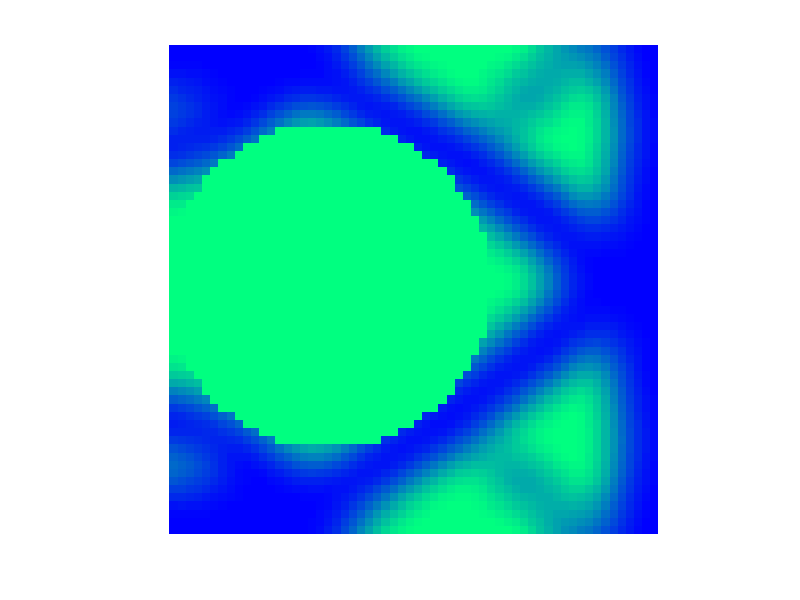

Reproduce this figure in MATLAB.
%%%% AN 88 LINE TOPOLOGY OPTIMIZATION CODE Nov, 2010 %%%%
nelx=60; nely=60; volfrac=0.4; penal=3;  rmin=6; ft=2; 
%% MATERIAL PROPERTIES FGM
nu = 0.3;
E0=zeros(nely, nelx); % for the FGM function
Emin=repmat(0.001, nely, nelx); % as a dummy Stiffness
E1=1; % Define the Youngs modulus of material 1
E2=1; % define the Youngs modulus of Material2
VF_alp=1; % Power for the volume fraction
%Define the properties of the FGM material via defining volume fraction
for elx=1:nelx
    for ely=1:nely 
        %E1 is towards the left and E2 is assigned to the right
        %Uncomment for the above variation
        E0(ely, elx)=E1+(E2-E1)*(((elx-1)/nelx)^VF_alp); % define the volume fraction[(ely-1)/nely)         
        %E1 is assignes to the top and E2 is assigned to the bottom 
        %Uncomment for the above variation
       % E0(ely, elx)=E1+(E2-E1)*(((ely-1)/nely)^VF_alp); % define the volume fraction[(ely-1)/nely)]
    end   
end
E0(:, nelx)=E2; % for the first condition
%E0(nely, :)=E2; % for the second condition 
% adjusting a bit for the volume fraction (otherwise, the last element wil be little less than E2)

%% PREPARE FINITE ELEMENT ANALYSIS
A11 = [12  3 -6 -3;  3 12  3  0; -6  3 12 -3; -3  0 -3 12];
A12 = [-6 -3  0  3; -3 -6 -3 -6;  0 -3 -6  3;  3 -6  3 -6];
B11 = [-4  3 -2  9;  3 -4 -9  4; -2 -9 -4 -3;  9  4 -3 -4];
B12 = [ 2 -3  4 -9; -3  2  9 -2;  4  9  2  3; -9 -2  3  2];
KE = 1/(1-nu^2)/24*([A11 A12;A12' A11]+nu*[B11 B12;B12' B11]); % note than nu here is kept constant
%%%%%%This nu value is constant only under the assumption that E is much
%%%%%%higher than the nu value. If E value is close to 10, nu will have the
%%%%%%effects and that needs to be added as a matrix as well. 
nodenrs = reshape(1:(1+nelx)*(1+nely),1+nely,1+nelx);
edofVec = reshape(2*nodenrs(1:end-1,1:end-1)+1,nelx*nely,1);
edofMat = repmat(edofVec,1,8)+repmat([0 1 2*nely+[2 3 0 1] -2 -1],nelx*nely,1);
iK = reshape(kron(edofMat,ones(8,1))',64*nelx*nely,1);
jK = reshape(kron(edofMat,ones(1,8))',64*nelx*nely,1);
% DEFINE LOADS AND SUPPORTS (cantilever beam)
F = sparse([2*(nely+1)*nelx+2, 2*(nely+1)*(nelx+1)], [1,2], [1, -1], 2*(nely+1)*(nelx+1), 2); 
U = zeros(2*(nely+1)*(nelx+1),2);
fixeddofs =[1:2*nely+1]; 
alldofs = [1:2*(nely+1)*(nelx+1)];
freedofs = setdiff(alldofs,fixeddofs);
%% PREPARE FILTER
iH = ones(nelx*nely*(2*(ceil(rmin)-1)+1)^2,1);
jH = ones(size(iH));
sH = zeros(size(iH));
k = 0;
for i1 = 1:nelx
  for j1 = 1:nely
    e1 = (i1-1)*nely+j1;
    for i2 = max(i1-(ceil(rmin)-1),1):min(i1+(ceil(rmin)-1),nelx)
      for j2 = max(j1-(ceil(rmin)-1),1):min(j1+(ceil(rmin)-1),nely)
        e2 = (i2-1)*nely+j2;
        k = k+1;
        iH(k) = e1;
        jH(k) = e2;
        sH(k) = max(0,rmin-sqrt((i1-i2)^2+(j1-j2)^2));
      end
    end
  end
end
H = sparse(iH,jH,sH);
Hs = sum(H,2);
%% INITIALIZE ITERATION
x = repmat(volfrac,nely,nelx);
xPhys = x;
loop = 0;
change = 1;
passive=zeros(nely, nelx); 
for i=1:nelx
    for j=1:nely
        if sqrt((j-nely/2)^2+(i-nelx/3)^2 )< nely/3
            passive(j,i)=1;
        end
    end
end
%% START ITERATION
while change > 0.01
  loop = loop + 1;
  %% FE-ANALYSIS
  %sK = reshape(KE(:)*(xPhys(:)'.^penal*E0+(1-xPhys(:)'.^penal)*Emin),64*nelx*nely,1);
  sK = reshape(KE(:)*(xPhys(:)'.^penal.*E0(:)'+(1-xPhys(:)'.^penal).*Emin(:)'),64*nelx*nely,1);
  K = sparse(iK,jK,sK); K = (K+K')/2;
  U(freedofs, :) = K(freedofs,freedofs)\F(freedofs,:);  
  %% OBJECTIVE FUNCTION AND SENSITIVITY ANALYSIS
  c=0; %chnaged here
  dc=0; %changed here
  for i=1:size(F,2)
      Ui=U(:,i);
  ce = reshape(sum((Ui(edofMat)*KE).*Ui(edofMat),2),nely,nelx);
  c = c+ sum(sum(( Emin+xPhys.^penal.*(E0-Emin)).*ce));
  dc = dc-penal.*(E0-Emin).*xPhys.^(penal-1).*ce;
  end
  dv = ones(nely,nelx);  
  %% FILTERING/MODIFICATION OF SENSITIVITIES
  if ft == 1
    dc(:) = H*(x(:).*dc(:))./Hs./max(1e-3,x(:));
  elseif ft == 2
    dc(:) = H*(dc(:)./Hs);
    dv(:) = H*(dv(:)./Hs);
  end
  %% OPTIMALITY CRITERIA UPDATE OF DESIGN VARIABLES AND PHYSICAL DENSITIES
  l1 = 0; l2 = 1e9; move = 0.2;
  while (l2-l1)/(l1+l2) > 1e-3
    lmid = 0.5*(l2+l1);
    xnew = max(0,max(x-move,min(1,min(x+move,x.*sqrt(-dc./dv/lmid)))));
    if ft == 1
      xPhys = xnew;
    elseif ft == 2
      xPhys(:) = (H*xnew(:))./Hs;
    end
    xPhys(passive==1)=0;
    xPhys(passive==2)=1;
    if sum(xPhys(:)) > volfrac*nelx*nely, l1 = lmid; else l2 = lmid; end
  end
  change = max(abs(xnew(:)-x(:)));
  x = xnew;
  %% PRINT RESULTS
  fprintf(' It.:%5i Obj.:%11.4f Vol.:%7.3f ch.:%7.3f\n',loop,c, ...
    mean(xPhys(:)),change);
  %% PLOT DENSITIES
  colormap(winter); imagesc(1-xPhys); caxis([0 1]); axis equal; axis off; drawnow;
end

disp('The Optimisation is done')

%%%%%%%%%%%%%%%%%%%%%%%%%%%%%%%%%%%%%%%%%%%%%%%%%%%%%%%%%%%%%%%%%%%%%%%%%%%%
% The code is intended for educational purposes and theoretical details    %
% are discussed in the paper                                               %
% "SIMP Phase field topology Optimisation framework to maximise fracture   %
%resistance in FGMs", Pavan Kumar Asur, Pengfie Li, Jose Reinoso, Qi Chang %
%He, Julien Yvonnet, Marco Paggi, In Composites Structure.                 %
%                                                                          %
%Please cite the above paper if you use the codes for research papers      %
%                                                                          % 
%                                                                          %
%Contact the first author Pavan Kumar Asur, for Comments, and suggestion   %
% at pavan.kumar@ilsb.tuwien.ac.at                                         %
%                                                                          %
%                                                                          % 
%                                                                          %
% This Matlab code was based on the codes from                             %
% "Efficient topology optimization in MATLAB using 88 lines of code,       %
% E. Andreassen, A. Clausen, M. Schevenels,                                %
% B. S. Lazarov and O. Sigmund, Struct Multidisc Optim, 2010               %
%                                                                          %
%                                                                          %
%                                                                          %
% Disclaimer:                                                              %
% The authors reserves all rights but do not guaranty that the code is     %
% free from errors. Furthermore, we shall not be liable in any event       %
% caused by the use of the program.                                        %
%%%%%%%%%%%%%%%%%%%%%%%%%%%%%%%%%%%%%%%%%%%%%%%%%%%%%%%%%%%%%%%%%%%%%%%%%%%%